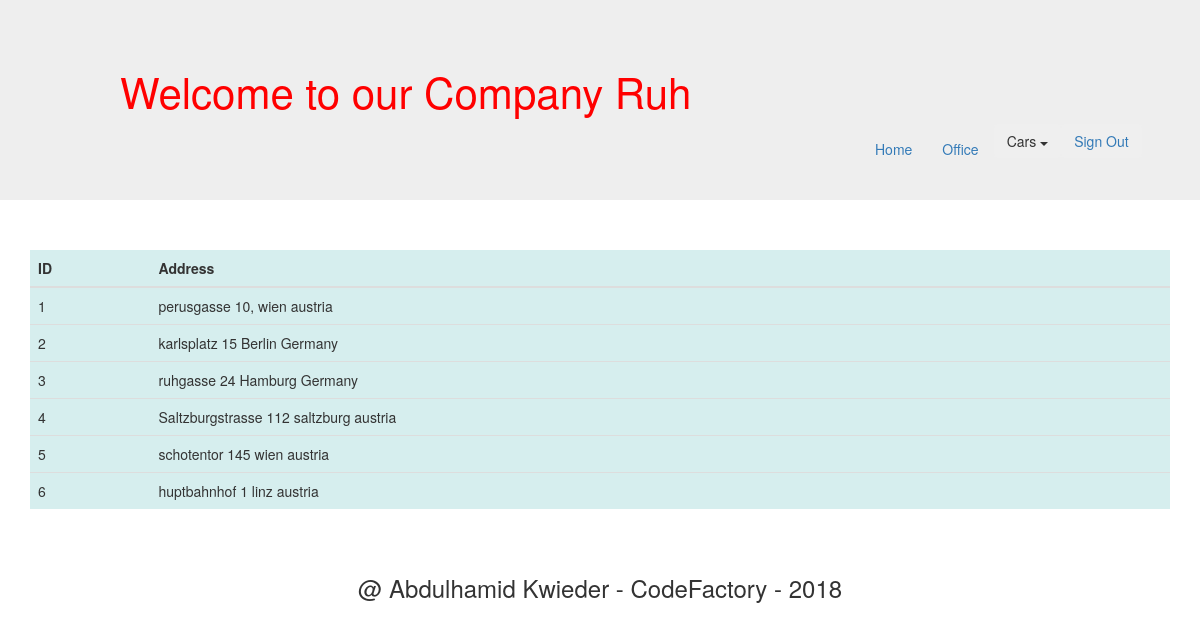
Page /office_list.php (signed in) on the committed database.
### tables this page shows
CREATE TABLE `user` (
  `user_id` int(11) NOT NULL,
  `name` varchar(50) DEFAULT NULL,
  `last_name` varchar(50) DEFAULT NULL,
  `email` varchar(50) DEFAULT NULL,
  `pass` varchar(255) DEFAULT NULL
);

CREATE TABLE `office` (
  `office_id` int(11) NOT NULL,
  `address` varchar(100) DEFAULT NULL
);

### office_list.php (the view, shortened to what this page needs)
<?php
	require_once 'db_connection.php';
	$res=mysqli_query($conn, "SELECT * FROM user WHERE user_id=".$_SESSION['user']);
	$userRow=mysqli_fetch_array($res, MYSQLI_ASSOC);
	$sql = "SELECT * FROM office";
	$result = mysqli_query($conn, $sql);
	include_once 'header_navbar.php'
?>
	<div class="container">
		<div class="table-responsive">
			<table class="table">
				<thead>
					<tr>
						<th scope="col">ID</th>
						<th scope="col">Address</th>
					</tr>
				</thead>
				<tbody>
					<?php
						while ($row = mysqli_fetch_assoc($result)) {
							echo
								"
								<tr>
									<td scope='row'>".$row["office_id"]."</td>
									<td>".$row["address"]."</td>
								</tr>
								";
						};
					?>
				</tbody>
			</table>
		</div>
	</div>
<footer>
  <h3 style="text-align: center;"></br> @ Abdulhamid Kwieder - CodeFactory - 2018  </h3>
</footer>
</body>
</html>

### header_navbar.php (shortened to what this page needs)
<!DOCTYPE html>
<html>
<head>
	<link rel="stylesheet" type="text/css" href="style.css">
    <link rel="stylesheet" href="https://maxcdn.bootstrapcdn.com/bootstrap/3.3.7/css/bootstrap.min.css">
    <link rel="stylesheet" href="https://maxcdn.bootstrapcdn.com/bootstrap/3.3.7/css/bootstrap-theme.min.css">
</head>
<body>
	<header id="header" class="jumbotron">
		<h1 style="font-size: 3em; color: red;">Welcome to our Company <?php echo $userRow['name']; ?></h1>
		<div class="row">
			<div class="col-md-5 col-lg-4 col-5 col-md-offset-8 col-offset-8">
				<ul class="nav navbar-nav">
					<li><a href="home.php">Home</a></li>
					<li><a href="office_list.php">Office</a></li>
					<li>
						<div class="dropdown">
					        <button class="btn dropdown-toggle" type="button" id="dropdownMenu1" data-toggle="dropdown" aria-haspopup="true" aria-expanded="true">
					          Cars
								<span class="caret"></span>
					        </button>
						</div>
					</li>
					<li>
						<button class="btn">
							<a href="logout.php?logout">Sign Out</a>
						</button>
					</li>
		  		</ul>
		  	</div>
		</div>
	</header>

### style.css (style rules this page uses)
body { background-image: url('img/back2.jpg'); background-size: 100% auto; margin-top: 1px; }
header { background-color: #D6EEEE; min-height: 50px; height: 200px; padding-top: 10px; padding-left: 10%; margin-bottom: 2px; }
table { margin-top: 20px; }
th { background-color: #D6EEEE; }
td { background-color: #D6EEEE; }

### rows in the picture
user: name "Ruh"
office: office_id "1", address "perusgasse 10, wien austria"
office: office_id "2", address "karlsplatz 15 Berlin Germany"
office: office_id "3", address "ruhgasse 24 Hamburg Germany"
office: office_id "4", address "Saltzburgstrasse 112 saltzburg austria"
office: office_id "5", address "schotentor 145 wien austria"
office: office_id "6", address "huptbahnhof 1 linz austria"
